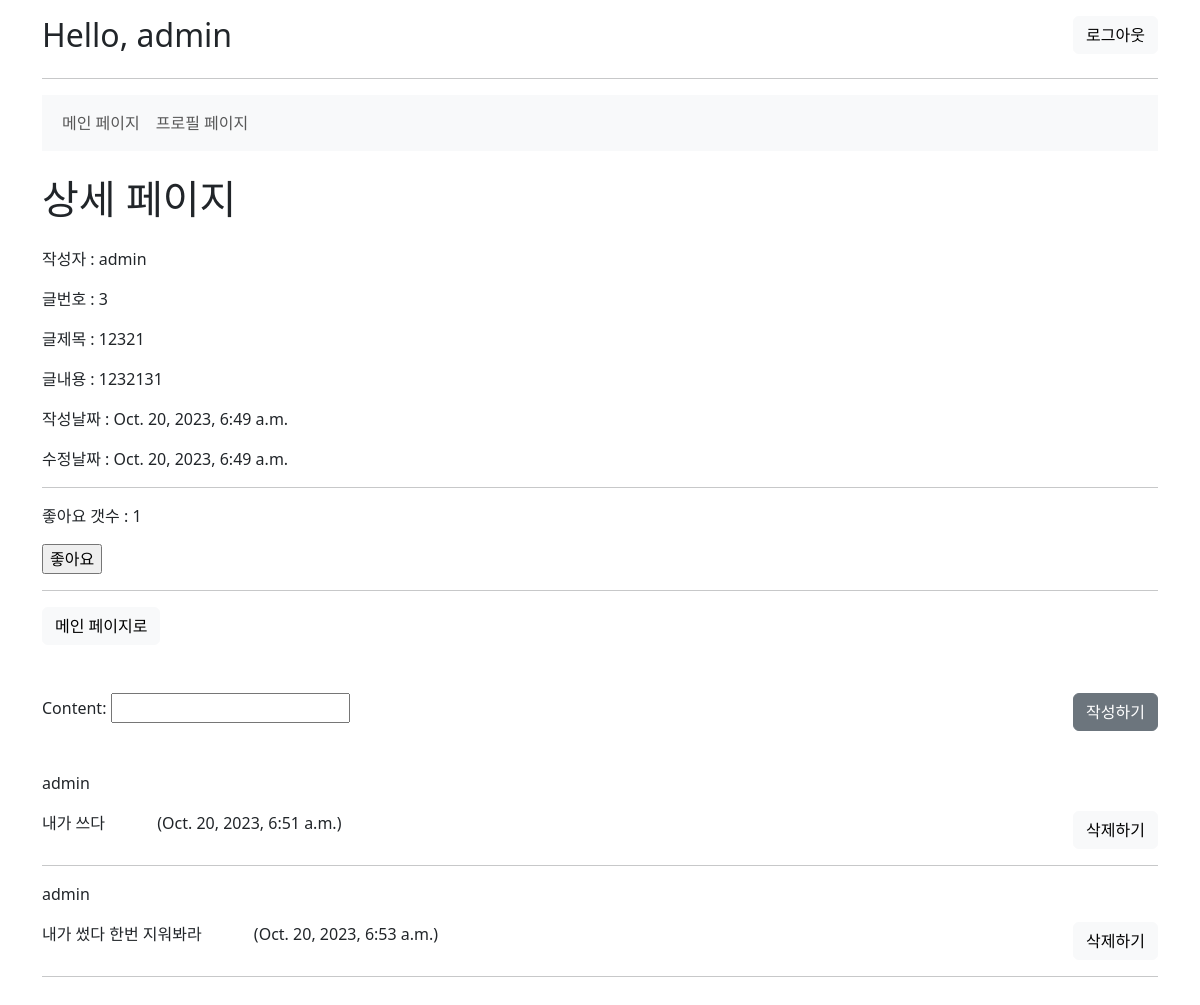
Page /boards/3/ (signed in) on the committed database.
### accounts/models.py (models this page shows)
class User(AbstractUser):
    followings = models.ManyToManyField('self', symmetrical=False, related_name='followers')

### boards/models.py (models this page shows)
class Board(models.Model):
    author = models.ForeignKey(settings.AUTH_USER_MODEL, on_delete=models.CASCADE)
    like_users = models.ManyToManyField(
        settings.AUTH_USER_MODEL, related_name='like_boards'
    )
    title = models.CharField(max_length=20)
    content = models.TextField()
    created_at = models.DateTimeField(auto_now_add=True)
    updated_at = models.DateTimeField(auto_now=True)

class Comment(models.Model):
    author = models.ForeignKey(settings.AUTH_USER_MODEL, on_delete=models.CASCADE)
    board = models.ForeignKey(Board, on_delete=models.CASCADE, related_name='comments')
    content = models.CharField(max_length=200)
    created_at = models.DateTimeField(auto_now_add=True)
    updated_at = models.DateTimeField(auto_now=True)

### boards/views.py (the view)
# urls.py: path('<int:pk>/', views.detail, name='detail'),
@require_http_methods(["GET", "POST"])
def detail(request, pk):
    board = get_object_or_404(Board, pk=pk)
    if request.method == 'POST':
        board.delete()
        return redirect('boards:index')
    comments = board.comments.all()
    comment_form = CommentForm()
    context = {
        'board': board,
        'comments': comments,
        'comment_form': comment_form,
    }
    return render(request, 'boards/detail.html', context)

### boards/forms.py
class CommentForm(forms.ModelForm):
    class Meta:
        model = Comment
        fields = ('content', )

### boards/templates/boards/detail.html (shortened to what this page needs)
{% extends 'base.html' %}
{% block content %}
<div>
  <div class="d-flex justify-content-between">
    <h1 class="mb-4">상세 페이지</h1>
  </div>
  <p>작성자 : {{ board.author }}</p>
  <p>글번호 : {{ board.id }}</p>
  <p>글제목 : {{ board.title }}</p>
  <p>글내용 : {{ board.content }}</p>
  <p>작성날짜 : {{ board.created_at }}</p>
  <p>수정날짜 : {{ board.updated_at }}</p>
  <hr>
  <form action="{% url "boards:likes" board.pk %}" method="POST">
    <p>좋아요 갯수 : {{ board.like_users.all|length }} </p>
    {% if request.user in board.like_users.all %}
      <input type="submit" value="좋아요 취소">
    {% else %}
      <input type="submit" value="좋아요">
    {% endif %}
  </form>
  <hr>
  <div class="mb-5 d-flex justify-content-between">
    <a href="{% url 'boards:index' %}"><button class="btn btn-light">메인 페이지로</button></a>
  </div>
  <form action="{% url 'boards:comment' board.id %}" method='POST'>
    <button class="btn btn-secondary" style="float: right;" type="submit">작성하기</button>
    {{ comment_form.as_p }}
  </form>
  <div class="mt-5">
    {% if comments|length == 0 %} 댓글이 없습니다.
    {% else %}
      {% for comment in comments %}
      <div>
        {{ comment.author }}
      </div>
      <div class="my-3 d-flex justify-content-between">
        <div>
          <span>{{ comment.content }}</span>
          <span class="mx-5">({{ comment.created_at }})</span>
        </div>
          <div>
            <form action="{% url 'boards:comment_detail' board.id comment.id %}" method='POST'>
              {% if comment.author == request.user %}
                <button class="btn btn-light">삭제하기</button>
              {% endif %}
            </form>
          </div>
        </div>
        <hr/>
      {% endfor %}
    {% endif %}
  </div>
</div>
{% endblock content %}

### templates/base.html (shortened to what this page needs)
<!DOCTYPE html>
<html lang="en">
<head>
  <link href="https://cdn.jsdelivr.net/npm/bootstrap@5.3.2/dist/css/bootstrap.min.css" rel="stylesheet">
</head>
<body>
  <div class="mt-3 container">
    {% if request.user.is_authenticated %}
      <div class="d-flex justify-content-between">
        <h2>Hello, {{ user.username }}</h2>
        <a style="height: 70%;" href="{% url 'accounts:logout' %}"><button class="btn btn-light">로그아웃</button></a>
      </div>
    {% endif %}
    <hr>
    <div class="mt-3 mb-4">
      {% include '_navbar.html' %}
    </div>
    <div class="mb-5">
      {% block content %}
      {% endblock content %}
    </div>
  </div>
</body>
</html>

### rows in the picture
User: username "admin"
Board: author "admin", id "3", title "12321", content "1232131", created_at "Oct. 20, 2023, 6:49 a.m.", updated_at "Oct. 20, 2023, 6:49 a.m.", like_users.all|length "1"
Comment: author "admin", content "내가 쓰다", created_at "Oct. 20, 2023, 6:51 a.m.", shows "삭제하기"
Comment: author "admin", content "내가 썼다 한번 지워봐라", created_at "Oct. 20, 2023, 6:53 a.m.", shows "삭제하기"
